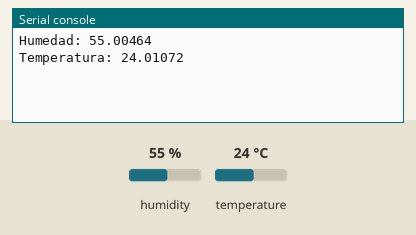
This program was run on a simulated ESP32 board running MicroPython. Parts: the last lines printed to the serial console. The inputs (shaded band) are chosen by the test bench; at power-on: humidity 55 %, temperature 24 °C.

Above: at 1.2 s.
1.3 s: humidity set to 22 %
At 2.8 s:
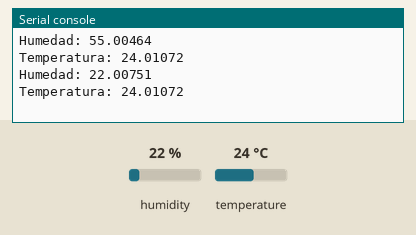
4.1 s: temperature set to 12 °C
At 5.6 s:
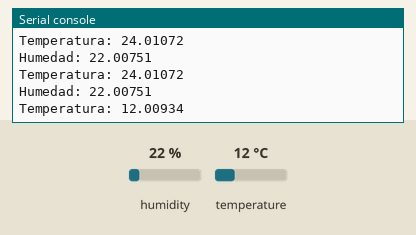
6.9 s: humidity set to 40 %
At 9.0 s:
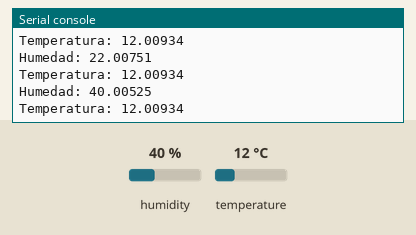
Timing chart, 0 to 10.5 s (numbered marks = the images above; inputs shaded):
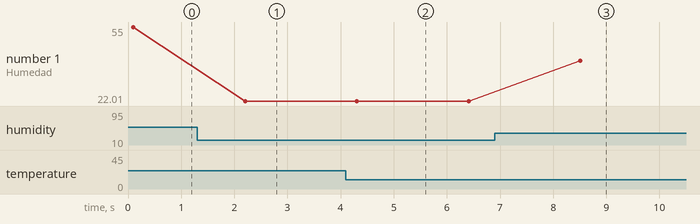

The program:

HTU21DTest.py
```python
# 這段 MicroPython 程式碼的主要功能是與 HTU21D 溫濕度感測器通訊，
# 這個程式碼不斷從 HTU21D 感測器取得溫度和濕度數據，
# 顯示內容包括溫濕度數據以。

# 匯入所需的模組，包括 HTU21D、SSD1306 OLED 顯示模組、Pin 和 SoftI2C，以及 utime
from HTU21D import HTU21D  # 使用 HTU21DF 溫濕度感測器
from myLib import *  # 使用者自訂函式庫
from machine import Pin, SoftI2C  # 使用 Pin 和 SoftI2C 套件
import utime  # 引入 utime 套件，提供時間延遲等功能

# 使用 SoftI2C 通訊，設定 SDA 和 SCL 的 GPIO 引腳和通訊頻率
i2c = SoftI2C(scl=Pin(22), sda=Pin(21), freq=100_000)

# 建立 HTU21D 感測器的實例，使用 SDA 和 SCL 的腳位
lectura = HTU21D(22, 21)

# 進入無窮迴圈，不斷獲取並顯示溫濕度資訊
while True:
    # 取得溫濕度數據
    hum = lectura.humidity  # 取得濕度
    temp = lectura.temperature  # 取得溫度

    # 在控制台輸出溫濕度數據
    print('Humedad:', hum)  # 輸出濕度
    print('Temperatura:', temp)  # 輸出溫度

    # 休息 2 秒
    utime.sleep(2)  # 等待兩秒鐘
```

HTU21D.py
```python
# 這段 MicroPython 程式碼定義了一個 HTU21D 溫濕度感測器的類別，
# 提供了測量溫度和濕度的功能。
# 這個程式碼使用 I2C 通訊與 HTU21D 感測器交互，
# 以獲取溫度和濕度數據。
# 它包括數據的 CRC 校驗，
# 以確保數據的完整性，
# 並提供相關方法來進行測量和獲取溫度、濕度值


from machine import I2C, Pin  # 匯入 MicroPython 的 I2C 和 Pin 套件
import time  # 匯入時間相關功能

class HTU21D(object):
    # 常數定義
    ADDRESS = 0x40  # HTU21D 感測器的 I2C 地址
    ISSUE_TEMP_ADDRESS = 0xE3  # 溫度測量指令地址
    ISSUE_HU_ADDRESS = 0xE5  # 濕度測量指令地址

    def __init__(self, scl, sda):
        """初始化 HTU21D 類別
        參數:
            scl (int): 連接到 I2C 的 SCL 腳位編號
            sda (int): 連接到 I2C 的 SDA 腳位編號
        """
        self.i2c = I2C(scl=Pin(scl), sda=Pin(sda), freq=100000)  # 初始化 I2C 通訊

    def _crc_check(self, value):
        """檢查數據的 CRC (循環冗餘校驗)
        備註:
            從 sparkfun/HTU21D_Breakout 的 GitHub 借鑑
        參數:
            value (bytearray): 要檢查的數據
        返回:
            True 表示有效，False 表示無效
        """
        # 初始化 CRC 計算
        remainder = ((value[0] << 8) + value[1]) << 8  # 計算餘數
        remainder |= value[2]  # 合併剩餘部分
        divsor = 0x988000  # CRC 多項式

        # 進行 16 次循環
        for i in range(0, 16):
            if remainder & (1 << (23 - i)):  # 如果特定位被設置
                remainder ^= divsor  # 與多項式進行 XOR
            divsor >>= 1  # 將多項式右移

        # 如果剩餘為零，則校驗通過
        return remainder == 0

    def _issue_measurement(self, write_address):
        """發出測量指令
        參數:
            write_address (int): 寫入的地址
        返回:
            測量到的原始數據
        """
        # 啟動 I2C 通訊
        self.i2c.start()
        self.i2c.writeto_mem(int(self.ADDRESS), int(write_address), '')  # 發送指令
        self.i2c.stop()  # 停止 I2C 通訊
        time.sleep_ms(50)  # 等待 50 毫秒
        data = bytearray(3)  # 初始化數據
        self.i2c.readfrom_into(self.ADDRESS, data)  # 讀取感測器的數據
        # 檢查數據的 CRC 是否有效
        if not self._crc_check(data):
            raise ValueError()  # 如果無效，則引發錯誤
        raw = (data[0] << 8) + data[1]  # 合併數據
        raw &= 0xFFFC  # 清除無用的位
        return raw

    @property
    def temperature(self):
        """計算溫度"""
        raw = self._issue_measurement(self.ISSUE_TEMP_ADDRESS)  # 發送溫度測量指令
        # 計算溫度值
        return -46.85 + (175.72 * raw / 65536)

    @property
    def humidity(self):
        """計算濕度"""
        raw = self._issue_measurement(self.ISSUE_HU_ADDRESS)  # 發送濕度測量指令
        # 計算濕度值
        return -6 + (125.0 * raw / 65536)

    def test(self):
        """測試函數，打印訊息"""
        print("Test Self")  # 輸出訊息
```

myLib.py
```python
# 這段 MicroPython 程式碼包含了三個函數，
# 用於獲取裝置的 MAC 位址。以下是這些函數的詳細註解：
# 這些函數主要用於 MicroPython 上的裝置，
# 使用網路功能來獲取該裝置的 MAC 位址。這對於識別裝置、
# 進行網路相關操作等用途非常有用。
# 每個函數的主要區別在於返回的 MAC 位址格式，
# 其中 GetMAC2 使用空格分隔，
# GetMACn 則可以自訂分隔符。


import network  # 匯入網路功能套件
import ubinascii  # 用於特殊數字轉16進位和轉換為字串的套件
import socket  # 用於網路通訊的套件

def GetMAC():
    """取得裝置的 MAC 位址"""
    wlan = network.WLAN(network.STA_IF)  # 初始化 WLAN 物件，以正常上網模式 (STA_IF)
    wlan.active(True)  # 啟動 WLAN
    mac = ubinascii.hexlify(network.WLAN().config('mac')).decode()  # 取得網卡的 MAC 位址，並將其轉換為十六進制字串
    # 這個過程通過 ubinascii.hexlify 轉換為十六進制，再用 decode() 將位元組轉換為字串
    return mac.upper()  # 回傳大寫格式的 MAC 位址

def GetMAC2():
    """取得裝置的 MAC 位址，帶有空格分隔"""
    wlan = network.WLAN(network.STA_IF)  # 初始化 WLAN 物件，以正常上網模式 (STA_IF)
    wlan.active(True)  # 啟動 WLAN
    mac = ubinascii.hexlify(network.WLAN().config('mac'), " ").decode()  # 取得 MAC 位址，並將其轉換為十六進制，帶空格分隔
    return mac.upper()  # 回傳大寫格式的 MAC 位址

def GetMACn(sepc):
    """取得裝置的 MAC 位址，使用指定的分隔符"""
    wlan = network.WLAN(network.STA_IF)  # 初始化 WLAN 物件，以正常上網模式 (STA_IF)
    wlan.active(True)  # 啟動 WLAN
    mac = ubinascii.hexlify(network.WLAN().config('mac'), sepc).decode()  # 取得 MAC 位址，並使用指定的分隔符
    # ubinascii.hexlify(目標位元組, 分隔符).decode() 用來將 MAC 位址轉換為十六進制字串
    return mac.upper()  # 回傳大寫格式的 MAC 位址
```

Measured:
- after the input at 1.3 s, the serial console: prints a new line after 0.91 s (image 1)
- after the input at 4.1 s, the serial console: prints a new line after 0.21 s (image 2)
- after the input at 6.9 s, the serial console: prints a new line after 1.6 s (image 3)
- plotted number 1: 55 → 22.01 after the input at 1.3 s, 22.01 → 40.01 after the input at 6.9 s
